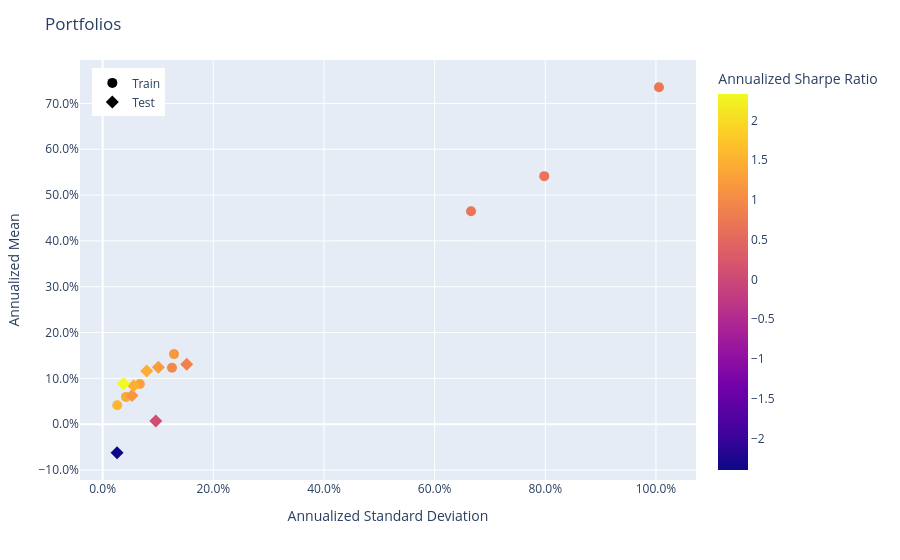

The code cell stored with this chart in its notebook:
### Code cell
population.plot_measures(
    x=RiskMeasure.ANNUALIZED_STANDARD_DEVIATION,
    y=PerfMeasure.ANNUALIZED_MEAN,
    color_scale=RatioMeasure.ANNUALIZED_SHARPE_RATIO,
    hover_measures=[RiskMeasure.MAX_DRAWDOWN, RatioMeasure.ANNUALIZED_SORTINO_RATIO],
)

### Figure 1 — Plotly figure (JSON) as saved in the notebook; plotly's stock layout.template omitted (floating-point values rounded to 4 significant figures)
{"data": [{"customdata": [["Train", 0.05077, 1.837, 1.301], ["Train", 0.1098, 1.781, 1.185], ["Train", 0.1134, 1.437, 0.9818], ["Train", 0.1595, 6.594, 0.7313], ["Train", 0.04557, 9.148, 0.6782], ["Train", 0.0383, 9.057, 0.6979], ["Train", 0.03446, 2.169, 1.567], ["Train", 0.03747, 2.026, 1.409]], "hovertemplate": "<b>%{hovertext}</b><br><br>tag=%{customdata[0]}<br>Annualized Standard Deviation=%{x:.3f}<br>Annualized Mean=%{y:.3f}<br>MAX Drawdown=%{customdata[1]:.3f}<br>Annualized Sortino Ratio=%{customdata[2]:.3f}<br>Annualized Sharpe Ratio=%{marker.color:.3f}<extra></extra>", "hovertext": ["Fold 0", "Fold 1", "Fold 2", "Fold 3", "Fold 4", "Fold 5", "Fold 6", "Fold 7"], "legendgroup": "Train", "marker": {"color": [1.301, 1.185, 0.9818, 0.7313, 0.6782, 0.6979, 1.567, 1.409], "coloraxis": "coloraxis", "size": 10, "symbol": "circle"}, "mode": "markers", "name": "Train", "orientation": "v", "showlegend": true, "type": "scatter", "x": [0.06724, 0.129, 0.1253, 1.005, 0.7982, 0.6658, 0.0264, 0.04222], "xaxis": "x", "y": [0.08746, 0.1529, 0.1231, 0.7353, 0.5413, 0.4647, 0.04137, 0.05947], "yaxis": "y"}, {"customdata": [["Test", 0.0627, 2.138, 1.454], ["Test", 0.0895, 1.189, 0.861], ["Test", 0.1261, 1.811, 1.233], ["Test", 0.08958, 0.09517, 0.06884], ["Test", 0.05369, 1.757, 1.174], ["Test", 0.04122, 2.16, 1.491], ["Test", 0.02669, 3.111, 2.332], ["Test", 0.02064, -3.398, -2.397]], "hovertemplate": "<b>%{hovertext}</b><br><br>tag=%{customdata[0]}<br>Annualized Standard Deviation=%{x:.3f}<br>Annualized Mean=%{y:.3f}<br>MAX Drawdown=%{customdata[1]:.3f}<br>Annualized Sortino Ratio=%{customdata[2]:.3f}<br>Annualized Sharpe Ratio=%{marker.color:.3f}<extra></extra>", "hovertext": ["Fold 0", "Fold 1", "Fold 2", "Fold 3", "Fold 4", "Fold 5", "Fold 6", "Fold 7"], "legendgroup": "Test", "marker": {"color": [1.454, 0.861, 1.233, 0.06884, 1.174, 1.491, 2.332, -2.397], "coloraxis": "coloraxis", "size": 10, "symbol": "diamond"}, "mode": "markers", "name": "Test", "orientation": "v", "showlegend": true, "type": "scatter", "x": [0.07962, 0.152, 0.1008, 0.09606, 0.05306, 0.05605, 0.03772, 0.02604], "xaxis": "x", "y": [0.1158, 0.1308, 0.1242, 0.006612, 0.0623, 0.08359, 0.08795, -0.06243], "yaxis": "y"}], "layout": {"coloraxis": {"colorbar": {"title": {"text": "Annualized Sharpe Ratio"}}, "colorscale": [[0, "#0d0887"], [0.1111, "#46039f"], [0.2222, "#7201a8"], [0.3333, "#9c179e"], [0.4444, "#bd3786"], [0.5556, "#d8576b"], [0.6667, "#ed7953"], [0.7778, "#fb9f3a"], [0.8889, "#fdca26"], [1, "#f0f921"]]}, "legend": {"title": {}, "tracegroupgap": 0, "x": 0.02, "xanchor": "left", "y": 0.98, "yanchor": "top"}, "margin": {"t": 60}, "title": {"text": "Portfolios"}, "xaxis": {"anchor": "y", "domain": [0, 1], "tickformat": ",.1%", "title": {"text": "Annualized Standard Deviation"}}, "yaxis": {"anchor": "x", "domain": [0, 1], "tickformat": ",.1%", "title": {"text": "Annualized Mean"}}}}
